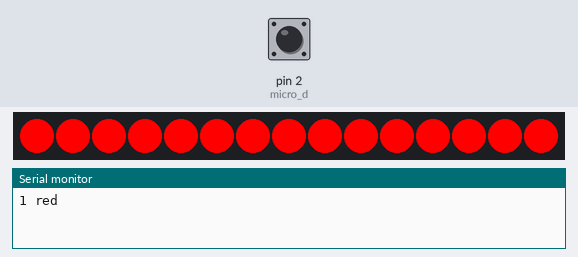
The program below on a simulated Arduino Mega 2560, built with avr-gcc and run on an emulated ATmega2560. On the bench: 15 RGB LEDs in strip order, left to right, the last lines printed to the serial monitor. The inputs (shaded band) are chosen by the test bench; at power-on: pin 2 (micro_d) HIGH.

Above: at 1.6 s.
1.7 s: pin 2 (micro_d) pulled LOW for 1 s
At 2.5 s:
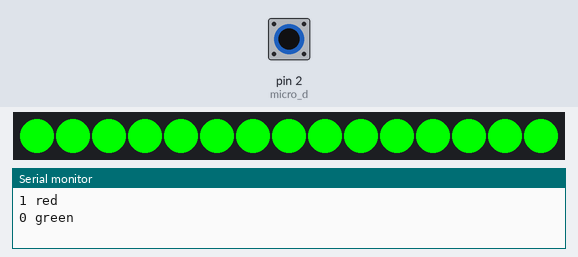
4.5 s: pin 2 (micro_d) pulled LOW for 3.2 s
Timing chart, 0 to 7.5 s (numbered marks = the images above; inputs shaded):
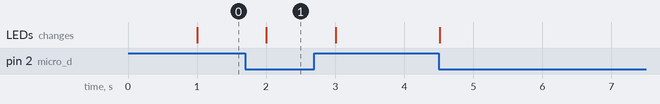

Measured:
- after the input at 1.7 s, the LEDs: change after 0.31 s (image 1)

The program:

main.cpp
```cpp
/*Balayage multicolors*/

#include "Adafruit_NeoPixel.h"
#define PIN 3
#define micro_d 2
#define NUMPIXELS 15
unsigned long time=0;
String last_couleur;
Adafruit_NeoPixel strip (NUMPIXELS, PIN, NEO_GRB + NEO_KHZ800);
int power=255;
bool etat_micro;

void setup() {
   strip.begin();
   strip.setBrightness(power);  // luminosité de la LED (maximum 255)
   Serial.begin(9600);
   pinMode(micro_d,INPUT_PULLUP);
}

void set_colors(int red,int green, int bleu,String couleur){
    if (millis() >= time+1000 && couleur != last_couleur){
        time=millis();
        last_couleur=couleur;
        Serial.print(etat_micro);
        Serial.println(" "+couleur);
        for (int i =0;i < NUMPIXELS;i++){
            strip.setPixelColor(i, strip.Color(red, green, bleu));
        }
    strip.show();
    }


}

void loop() {


 delay(50);

etat_micro= digitalRead(micro_d);
//Serial.println(etat_micro);

if (etat_micro ==true){
    set_colors(255,0,0,"red");//rouge
}
else
    set_colors(0,255,0,"green");//rouge
}
```
